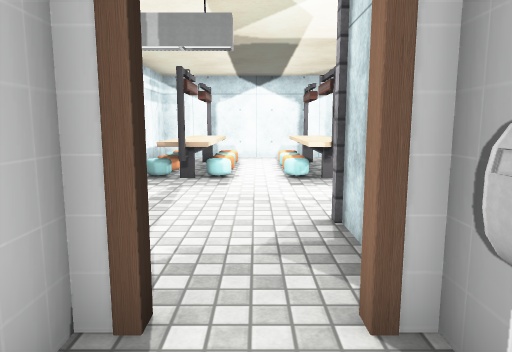
View 1 (above)

24 first-person views from a walk through a 3-D level made in the Unity game engine. The camera is 1.3 m above the floor, tilts 8° down and sees 70° across. The floor is counted in squares, 1 m on a side. Each view is taken from the middle of a square. On the plan, view 1 faces up. The plan holds only what a view shows up to about 15 squares ahead; the rest is blank. The place goes on beyond the plan. The player character is not drawn. Door leaves are left out, so doorways stand open. Some surface patterns are stand-ins.

View 2
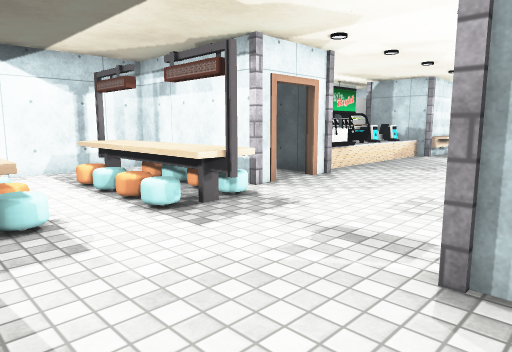

View 3
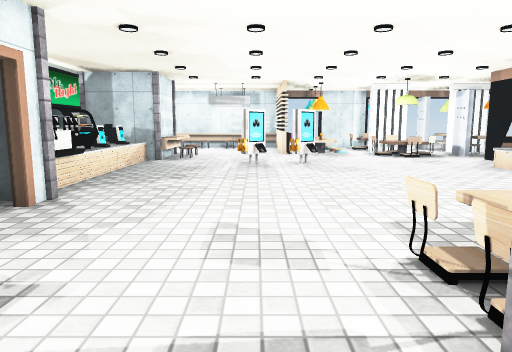

View 4
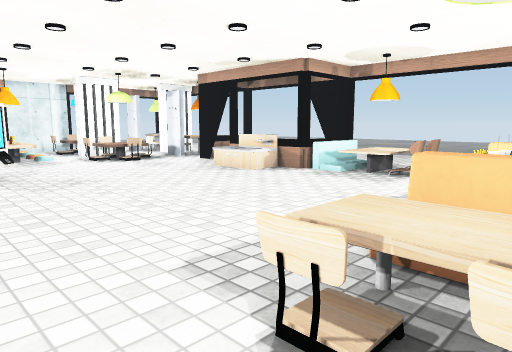

View 5
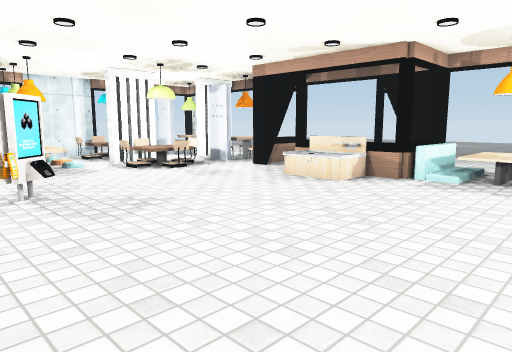

View 6
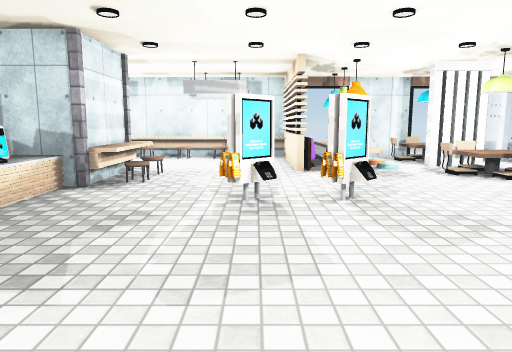

View 7
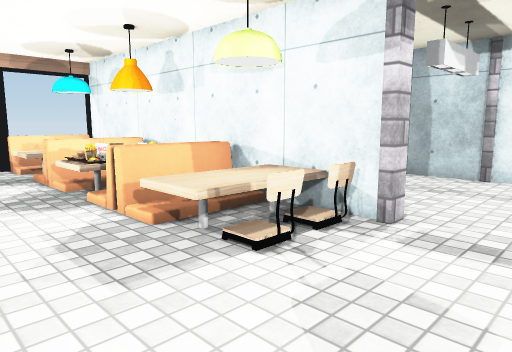

View 8
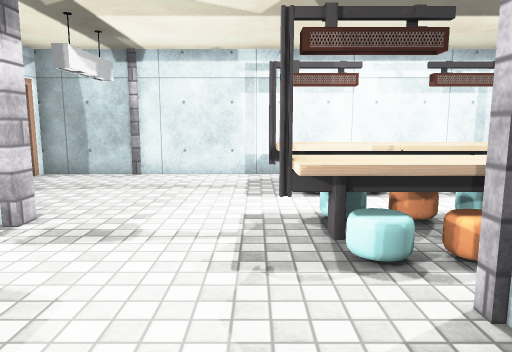

View 9
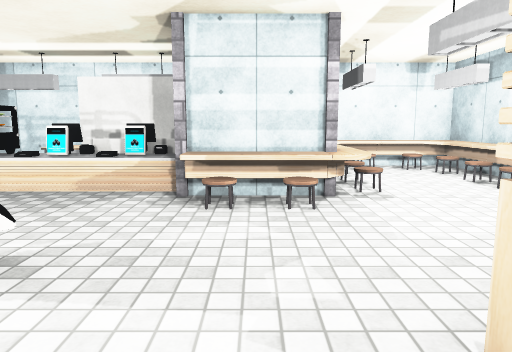

View 10
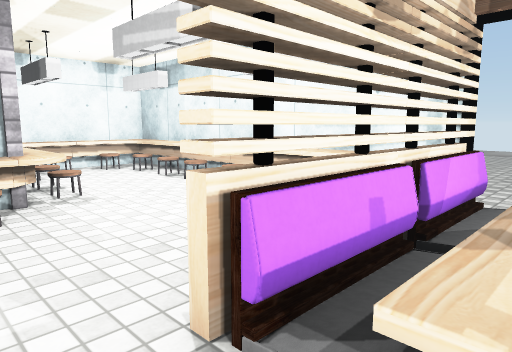

View 11
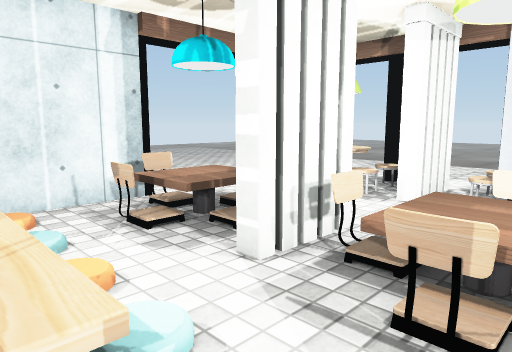

View 12
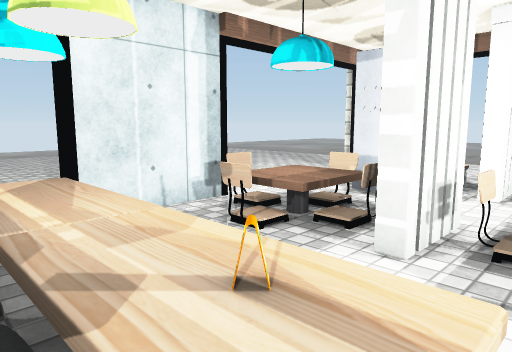

View 13
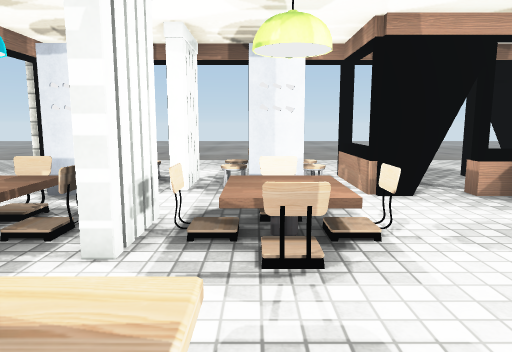

View 14
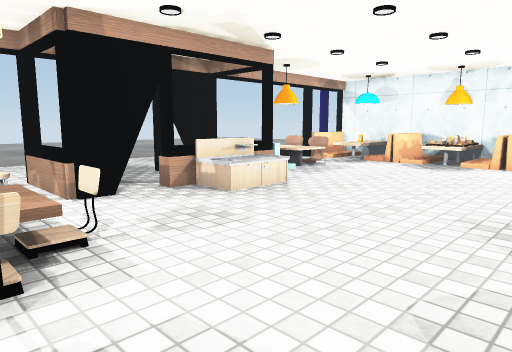

View 15
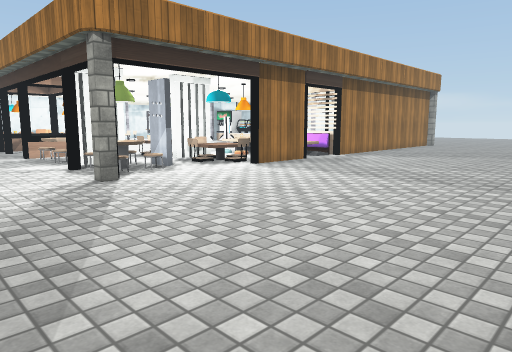

View 16
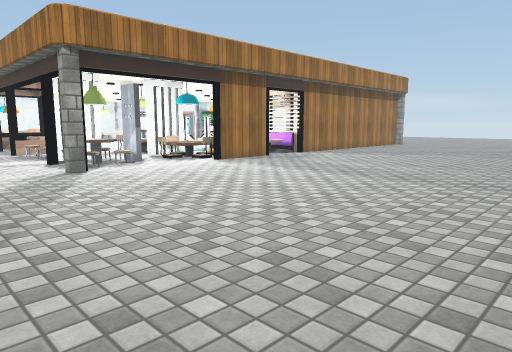

View 17
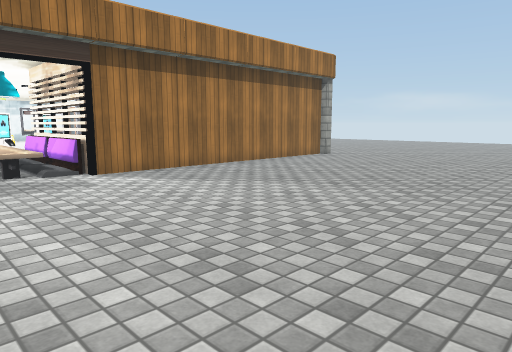

View 18
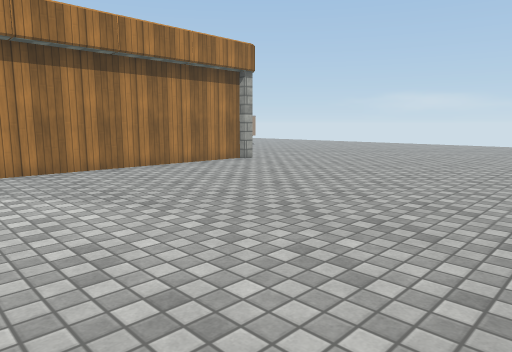

View 19
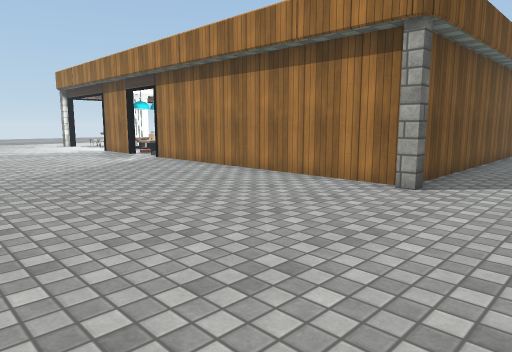

View 20
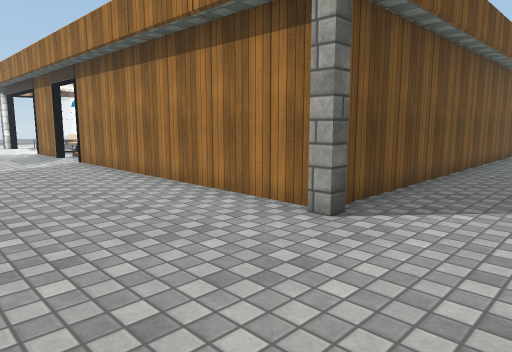

View 21
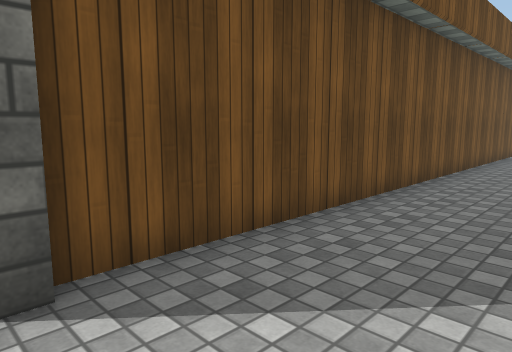

View 22
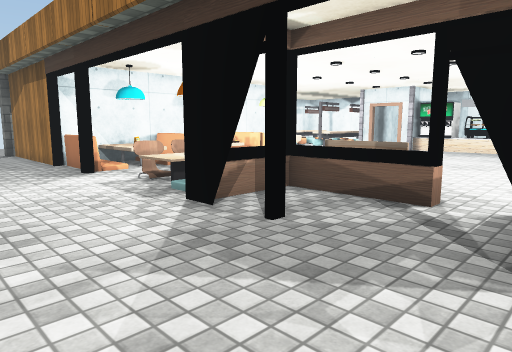

View 23
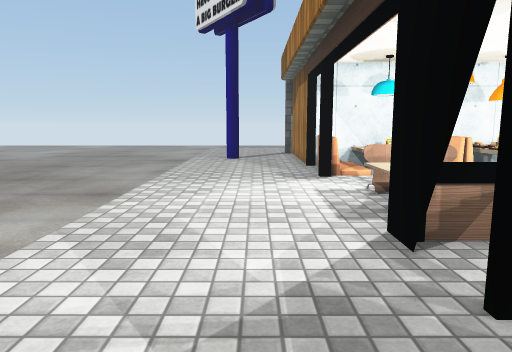

View 24
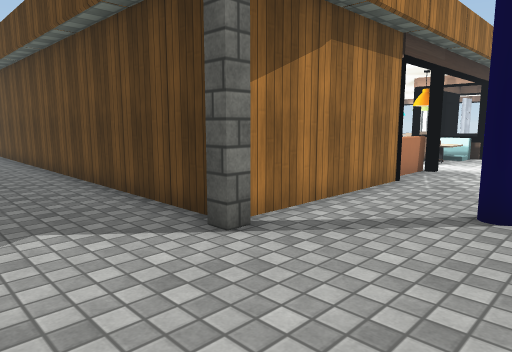

### Floor plan
Key: @ floor where view 1 was taken; # wall or solid block; x gap in a wall; . main floor; : floor 0.25 m higher than the main floor; + floor 0.5 m higher than the main floor; * floor 0.75 m higher than the main floor; / step, stairs or slope; D open door; = window, fence, low wall or low ledge; ^ raised ledge; O other object.
Columns run from 7 left of view 1 to 32 right of it. Each row starts with its distance up from view 1.
 18                           .. .........
 17                      .................
 16                 ......................
 15     ########################OO........
 14    # ......#     O      OO O#.........
 13    # OO./O #    OOO##    ..O#..........
 12    # O+./O #      O     *...#..........
 11    #  +./O.# #OOOOOOO#  /...#..........
 10    # O+./O.ODOOOOOOOOO#O/..O#..........
  9    #xO+./O...........   O..O#..........
  8    #.O...O..................#...........
  7    #....................... #...........
  6    #...............OO....   #...........
  5    O....OOO........OO...#####......... .
  4   .#....#OOO.......O....OOOOO..........
  3   .#....#OOO...........OOOO##..........
  2   .#D #D#OOO............OOOO#.........
  1   .#    #  ............O##O.#...........
  0   .#   @#OO..........O#OOO#OO...........
 -1  ..#       O..........OO##OO............
 -2  ..#     OOO.....OO....O..O............
 -3  ..#    #OOO.OOO#.=DDx#O#.##...........
 -4  ..#    #=:O.OOO^....^O##xOO...........
 -5  ..O  # #OO#.OOODD...#O #...OO.........
 -6 ...O........................O...........
 -7 ......................  ................
 -8  .....#...............  ... ...........
 -9 . .. .................  ... ..    .... .

Where each view was taken, in squares from view 1:
view 1: 0 up, 0 right, facing up
view 2: 4 up, 2 left, facing up-right
view 3: 6 up, 0 right, facing right
view 4: 6 up, 2 right, facing down-right
view 5: 6 up, 5 right, facing down-right
view 6: 6 up, 6 right, facing right
view 7: 7 up, 6 right, facing down-left
view 8: 8 up, 6 right, facing left
view 9: 3 up, 15 right, facing up
view 10: 3 up, 15 right, facing up-right
view 11: 3 up, 15 right, facing down-right
view 12: 4 up, 16 right, facing down-right
view 13: 4 up, 16 right, facing down
view 14: 4 up, 16 right, facing down-left
view 15: 9 down, 30 right, facing up-left
view 16: 9 down, 32 right, facing up-left
view 17: 1 up, 31 right, facing up-left
view 18: 5 up, 32 right, facing up-left
view 19: 18 up, 29 right, facing down-left
view 20: 18 up, 26 right, facing down-left
view 21: 18 up, 22 right, facing down-left
view 22: 9 down, 14 right, facing up-left
view 23: 7 down, 13 right, facing left
view 24: 9 down, 7 left, facing up-right
